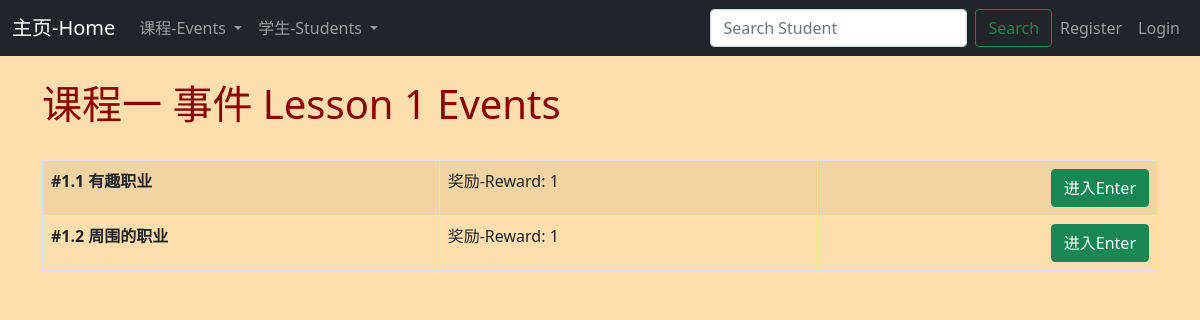
/events/lesson-one, run on the app's committed database.
### events/models.py (models this page shows, shortened)
class Event(models.Model):
	name = models.CharField('Event Name', max_length=120 )
	description = models.TextField(blank = True)
	lesson = models.IntegerField("Lesson Number", blank=False)
	reward = models.IntegerField("Badge",blank=False, default="1")

### events/views.py (the view)
# urls.py: path('events/lesson-one', views.lesson_one, name = 'lesson-one'),
def lesson_one(request):
	event_list = Event.objects.all()
	return render(request,
		'events/lesson_one.html', {
		'event_list' : event_list
		})

### events/templates/events/lesson_one.html (shortened to what this page needs)
{% extends 'events/base.html' %}
{% block content %}
<head>
</head>
	<h1> 课程一 事件 Lesson 1 Events </h1>
<br/>
<table class="table table-striped table-hover table-bordered ">
{% for event in event_list %}
{% if event.lesson == 1 %}
        	<tr>
    			<td>
    				<strong>{{ event.name }}</strong>
    			</td>
    			<td>
    				奖励-Reward: {{ event.reward }}
    			</td>
    			<td>
    					<a href=" {% url 'show-event' event.id %}">
    					<input type = "submit" value = "进入Enter" class = "btn btn-success" style="float: right;"></a>
    			</td>
    		</tr>
{% endif %}
{% endfor %}
</table>
<br/>
{% endblock %}

### events/templates/events/base.html (style rules this page uses)
body { background: #f4f4f4; }

### events/templates/events/lesson_one.html (style rules this page uses)
body { background-color: #FFDEAD; }
h1 { color: #8B0000; }

### data on the page
Event: name "#1.1 有趣职业", reward "1"
Event: name "#1.2 周围的职业", reward "1"
